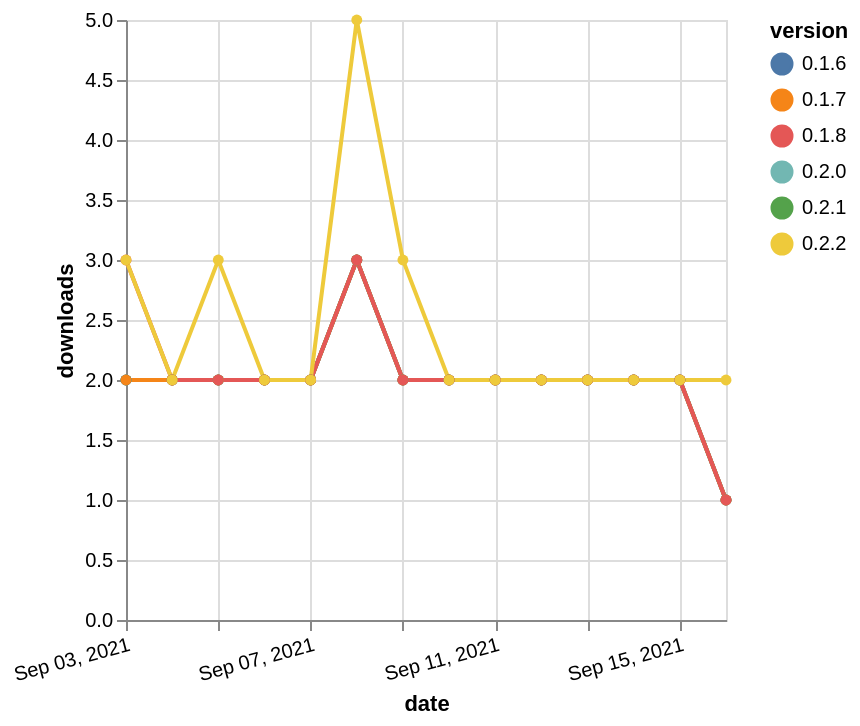

Write the Vega-Lite specification saved for this chart.
### Vega-Lite specification from a JSON file in a GitHub repository (floating-point values rounded to 4 significant figures)
{"$schema": "https://vega.github.io/schema/vega-lite/v5.json", "description": "A simple bar chart with embedded data.", "data": {"values": [{"date": "2021-09-03", "total": 685, "delta": 2, "version": "0.2.0"}, {"date": "2021-09-04", "total": 687, "delta": 2, "version": "0.2.0"}, {"date": "2021-09-05", "total": 689, "delta": 2, "version": "0.2.0"}, {"date": "2021-09-06", "total": 691, "delta": 2, "version": "0.2.0"}, {"date": "2021-09-07", "total": 693, "delta": 2, "version": "0.2.0"}, {"date": "2021-09-08", "total": 696, "delta": 3, "version": "0.2.0"}, {"date": "2021-09-09", "total": 698, "delta": 2, "version": "0.2.0"}, {"date": "2021-09-10", "total": 700, "delta": 2, "version": "0.2.0"}, {"date": "2021-09-11", "total": 702, "delta": 2, "version": "0.2.0"}, {"date": "2021-09-12", "total": 704, "delta": 2, "version": "0.2.0"}, {"date": "2021-09-13", "total": 706, "delta": 2, "version": "0.2.0"}, {"date": "2021-09-14", "total": 708, "delta": 2, "version": "0.2.0"}, {"date": "2021-09-15", "total": 710, "delta": 2, "version": "0.2.0"}, {"date": "2021-09-16", "total": 711, "delta": 1, "version": "0.2.0"}, {"date": "2021-09-03", "total": 681, "delta": 2, "version": "0.2.1"}, {"date": "2021-09-04", "total": 683, "delta": 2, "version": "0.2.1"}, {"date": "2021-09-05", "total": 685, "delta": 2, "version": "0.2.1"}, {"date": "2021-09-06", "total": 687, "delta": 2, "version": "0.2.1"}, {"date": "2021-09-07", "total": 689, "delta": 2, "version": "0.2.1"}, {"date": "2021-09-08", "total": 692, "delta": 3, "version": "0.2.1"}, {"date": "2021-09-09", "total": 694, "delta": 2, "version": "0.2.1"}, {"date": "2021-09-10", "total": 696, "delta": 2, "version": "0.2.1"}, {"date": "2021-09-11", "total": 698, "delta": 2, "version": "0.2.1"}, {"date": "2021-09-12", "total": 700, "delta": 2, "version": "0.2.1"}, {"date": "2021-09-13", "total": 702, "delta": 2, "version": "0.2.1"}, {"date": "2021-09-14", "total": 704, "delta": 2, "version": "0.2.1"}, {"date": "2021-09-15", "total": 706, "delta": 2, "version": "0.2.1"}, {"date": "2021-09-16", "total": 707, "delta": 1, "version": "0.2.1"}, {"date": "2021-09-03", "total": 932, "delta": 2, "version": "0.1.6"}, {"date": "2021-09-04", "total": 934, "delta": 2, "version": "0.1.6"}, {"date": "2021-09-05", "total": 936, "delta": 2, "version": "0.1.6"}, {"date": "2021-09-06", "total": 938, "delta": 2, "version": "0.1.6"}, {"date": "2021-09-07", "total": 940, "delta": 2, "version": "0.1.6"}, {"date": "2021-09-08", "total": 943, "delta": 3, "version": "0.1.6"}, {"date": "2021-09-09", "total": 945, "delta": 2, "version": "0.1.6"}, {"date": "2021-09-10", "total": 947, "delta": 2, "version": "0.1.6"}, {"date": "2021-09-11", "total": 949, "delta": 2, "version": "0.1.6"}, {"date": "2021-09-12", "total": 951, "delta": 2, "version": "0.1.6"}, {"date": "2021-09-13", "total": 953, "delta": 2, "version": "0.1.6"}, {"date": "2021-09-14", "total": 955, "delta": 2, "version": "0.1.6"}, {"date": "2021-09-15", "total": 957, "delta": 2, "version": "0.1.6"}, {"date": "2021-09-16", "total": 958, "delta": 1, "version": "0.1.6"}, {"date": "2021-09-03", "total": 938, "delta": 2, "version": "0.1.7"}, {"date": "2021-09-04", "total": 940, "delta": 2, "version": "0.1.7"}, {"date": "2021-09-05", "total": 942, "delta": 2, "version": "0.1.7"}, {"date": "2021-09-06", "total": 944, "delta": 2, "version": "0.1.7"}, {"date": "2021-09-07", "total": 946, "delta": 2, "version": "0.1.7"}, {"date": "2021-09-08", "total": 949, "delta": 3, "version": "0.1.7"}, {"date": "2021-09-09", "total": 951, "delta": 2, "version": "0.1.7"}, {"date": "2021-09-10", "total": 953, "delta": 2, "version": "0.1.7"}, {"date": "2021-09-11", "total": 955, "delta": 2, "version": "0.1.7"}, {"date": "2021-09-12", "total": 957, "delta": 2, "version": "0.1.7"}, {"date": "2021-09-13", "total": 959, "delta": 2, "version": "0.1.7"}, {"date": "2021-09-14", "total": 961, "delta": 2, "version": "0.1.7"}, {"date": "2021-09-15", "total": 963, "delta": 2, "version": "0.1.7"}, {"date": "2021-09-16", "total": 964, "delta": 1, "version": "0.1.7"}, {"date": "2021-09-03", "total": 925, "delta": 3, "version": "0.1.8"}, {"date": "2021-09-04", "total": 927, "delta": 2, "version": "0.1.8"}, {"date": "2021-09-05", "total": 929, "delta": 2, "version": "0.1.8"}, {"date": "2021-09-06", "total": 931, "delta": 2, "version": "0.1.8"}, {"date": "2021-09-07", "total": 933, "delta": 2, "version": "0.1.8"}, {"date": "2021-09-08", "total": 936, "delta": 3, "version": "0.1.8"}, {"date": "2021-09-09", "total": 938, "delta": 2, "version": "0.1.8"}, {"date": "2021-09-10", "total": 940, "delta": 2, "version": "0.1.8"}, {"date": "2021-09-11", "total": 942, "delta": 2, "version": "0.1.8"}, {"date": "2021-09-12", "total": 944, "delta": 2, "version": "0.1.8"}, {"date": "2021-09-13", "total": 946, "delta": 2, "version": "0.1.8"}, {"date": "2021-09-14", "total": 948, "delta": 2, "version": "0.1.8"}, {"date": "2021-09-15", "total": 950, "delta": 2, "version": "0.1.8"}, {"date": "2021-09-16", "total": 951, "delta": 1, "version": "0.1.8"}, {"date": "2021-09-03", "total": 706, "delta": 3, "version": "0.2.2"}, {"date": "2021-09-04", "total": 708, "delta": 2, "version": "0.2.2"}, {"date": "2021-09-05", "total": 711, "delta": 3, "version": "0.2.2"}, {"date": "2021-09-06", "total": 713, "delta": 2, "version": "0.2.2"}, {"date": "2021-09-07", "total": 715, "delta": 2, "version": "0.2.2"}, {"date": "2021-09-08", "total": 720, "delta": 5, "version": "0.2.2"}, {"date": "2021-09-09", "total": 723, "delta": 3, "version": "0.2.2"}, {"date": "2021-09-10", "total": 725, "delta": 2, "version": "0.2.2"}, {"date": "2021-09-11", "total": 727, "delta": 2, "version": "0.2.2"}, {"date": "2021-09-12", "total": 729, "delta": 2, "version": "0.2.2"}, {"date": "2021-09-13", "total": 731, "delta": 2, "version": "0.2.2"}, {"date": "2021-09-14", "total": 733, "delta": 2, "version": "0.2.2"}, {"date": "2021-09-15", "total": 735, "delta": 2, "version": "0.2.2"}, {"date": "2021-09-16", "total": 737, "delta": 2, "version": "0.2.2"}]}, "width": "container", "mark": {"type": "line", "point": {"filled": true}}, "encoding": {"x": {"field": "date", "type": "temporal", "timeUnit": "yearmonthdate", "title": "date", "axis": {"labelAngle": -15}}, "y": {"field": "delta", "type": "quantitative", "title": "downloads"}, "color": {"field": "version", "type": "nominal"}, "tooltip": {"field": "delta"}}}
